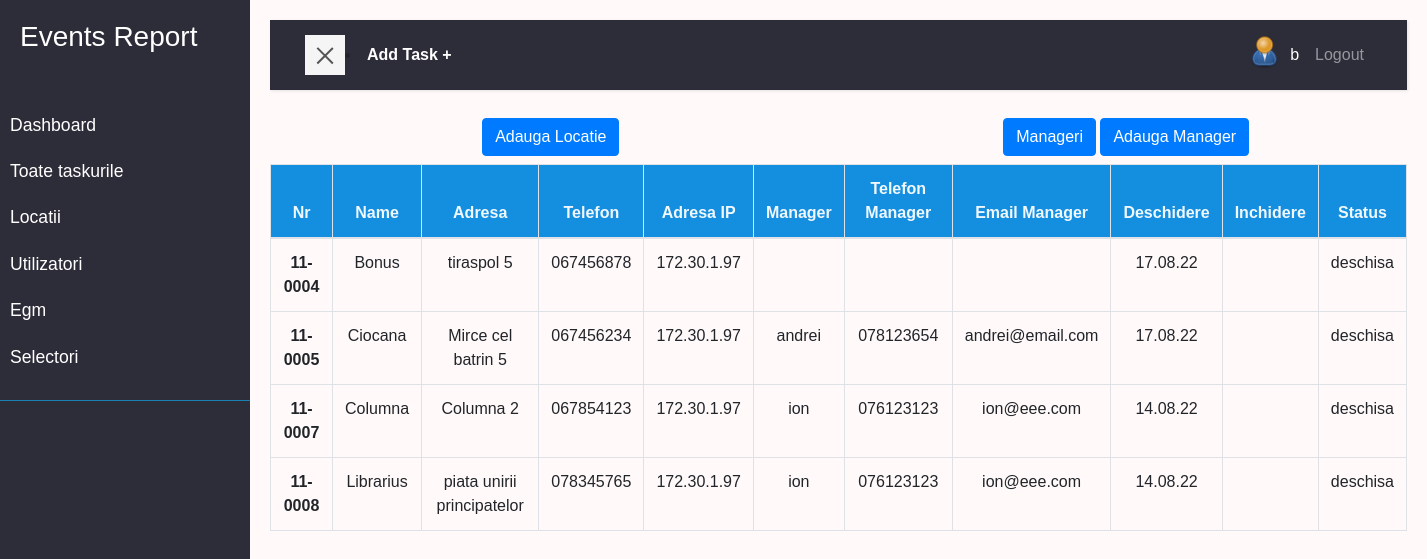
Page /location/ (signed in) on the earlier database version.
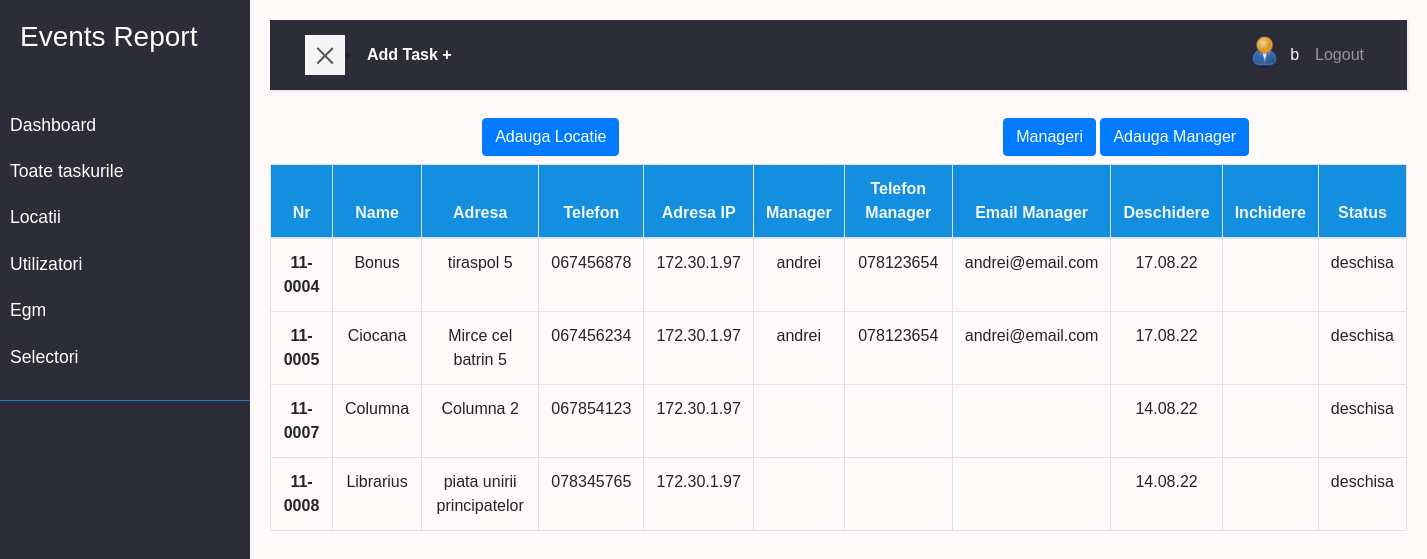
Same page on the later database version.
### location/models.py (models this page shows, shortened)
class Location(models.Model):
    STAT = (
        ('deschisa', 'Deschisa'),
        ('inchisa', 'Inchisa'),
        ('in_progres', 'In progres'),
    )
    numar = models.CharField(max_length=200)
    name = models.CharField(max_length=200, null=True, blank=True)
    address = models.CharField(max_length=200, null=True, blank=True)
    status = models.CharField(max_length=200, choices=STAT)
    telefon = models.CharField(max_length=200, null=True, blank=True)
    adresa_ip = models.CharField(max_length=200, null=True, blank=True)
    manager = models.ForeignKey(
        'Manager', null=True, blank=True, on_delete=models.SET_NULL)
    data_deschidere = models.DateField(null=True, blank=True)
    data_inchidere = models.DateField(null=True, blank=True)
    created = models.DateTimeField(auto_now_add=True, null=True, blank=True)

class Manager(models.Model):
    nume = models.CharField(max_length=200)
    email = models.EmailField(max_length=200, null=True, blank=True)
    telefon = models.CharField(max_length=200, null=True, blank=True)
    created = models.DateTimeField(auto_now_add=True, null=True, blank=True)

### location/views.py (the view)
# urls.py: path('', views.locations, name='locations'),
@login_required(login_url='login')
def locations(request):
    locations = Location.objects.all()
    context = {'locations':locations}
    return render(request, 'location/locations.html', context)

### user/models.py (called while the page is built)
    @property
    def imageURL(self):
        try:
            url = self.profile_image.url
        except:
            url = ''
        return url

### location/templates/location/locations.html
{% extends 'main.html' %}
{% block content %}
<div class="row text-center p-2">
  <div class="col"><a class="btn btn-primary" href="{% url 'location-form' %}">Adauga Locatie</a></div>
  <div class="col">
    <a class="btn btn-primary" href="{% url 'managers' %}">Manageri</a>
    <a class="btn btn-primary" href="{% url 'manager-form' %}">Adauga Manager</a>
  </div>
</div>
<div class=" text-center  tableFixHead">
<table class="table table-bordered table-hover"  id="tabel">
  <thead>
    <tr>
      <th scope="col">Nr</th>
      <th scope="col">Name</th>
      <th scope="col">Adresa</th>
      <th scope="col">Telefon</th>
      <th scope="col">Adresa IP</th>
      <th scope="col">Manager</th>
      <th scope="col">Telefon Manager</th>
      <th scope="col">Email Manager</th>
      <th scope="col">Deschidere</th>
      <th scope="col">Inchidere</th>
      <th scope="col">Status</th>
    </tr>
  </thead>
  <tbody>
    {% for location in locations %}
    <tr>
      <th scope="row"><a href="{% url 'location-edith' location.id %}">{{location.numar}}</a></th>
      <td>{{location.name}}</td>
      <td>{{location.address}}</td>
      <td>{{location.telefon}}</td>
      <td>{{location.adresa_ip}}</td>
      <td>{{location.manager.nume}}</td>
      <td>{{location.manager.telefon}}</td>
      <td>{{location.manager.email}}</td>
      <td>{{location.data_deschidere|date:"d.m.y"}}</td>
      <td>{{location.data_inchidere|date:"d.m.y"}}</td>
      <td>{{location.status}}</td>
    </tr>
    {% endfor %}
  </tbody>
</table>
</div>
  {% endblock %}

Differences in the rows shown:
changed Location "Bonus": manager.nume (not shown) → "andrei"; manager.telefon (not shown) → "078123654"; manager.email (not shown) → "andrei@email.com"
changed Location "Columna": manager.nume "ion" → (not shown); manager.telefon "076123123" → (not shown); manager.email "ion@eee.com" → (not shown)
changed Location "Librarius": manager.nume "ion" → (not shown); manager.telefon "076123123" → (not shown); manager.email "ion@eee.com" → (not shown)
